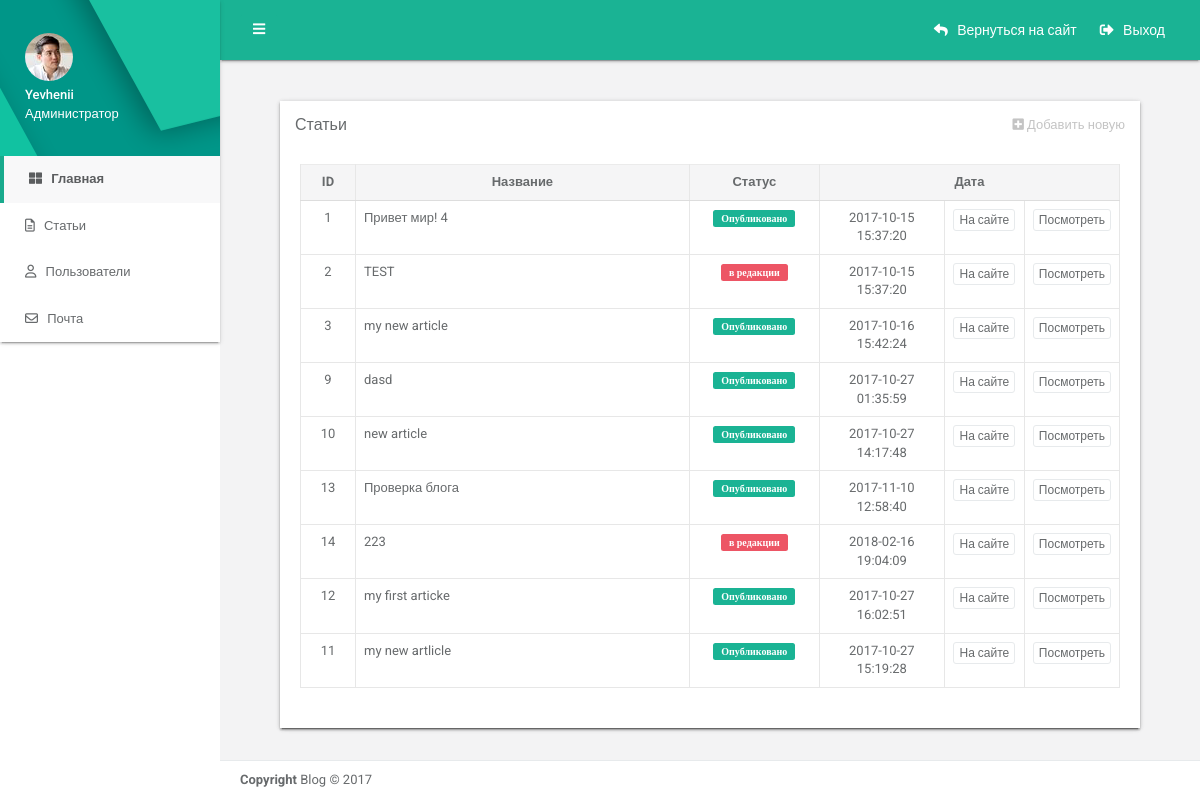
Screenshot of /admin/article-list.php (signed in) with the database file from the repository.
### tables this page shows
CREATE TABLE `article` (
  `id` int(11) NOT NULL,
  `title` char(50) NOT NULL,
  `text` text NOT NULL,
  `author` char(15) NOT NULL,
  `status` tinyint(1) NOT NULL,
  `date` datetime NOT NULL
);

### src/function.php (called while the page is built, shortened)
<?php
function mysqliquery($query){
	$host = '000';
	$database = '000';
	$user = '000';
	$password = '000';
	$link = mysqli_connect($host, $user, $password, $database)
	or die("Ошибка " . mysqli_error($link));
	mysqli_query($link, "SET NAMES 'utf8' COLLATE 'utf8_general_ci'");
	mysqli_query($link, "SET CHARACTER SET 'utf8'");
	$result = mysqli_query($link, $query) or die("Ошибка " . mysqli_error($link));
	return $result;
}
function getAllValue($table){
	$query = "SELECT *  FROM `" . $table . "`";
	$result = mysqliquery($query);
	return $result;
}

### src/admin/article-list.php (the view)
<?php
include_once "block_header.php";
$result = getAllValue("article");
?>
	<div class="wrapper wrapper-content animated fadeIn">
		<div class="p-w-md m-t-sm">
			<div class="row">
				<div class="col-lg-12">
					<div class="ibox">
						<div class="ibox float-e-margins">
							<div class="ibox-title">
								<h5>Статьи</h5>
								<div class="ibox-tools text-primary">
									<a href="article-new.php" class="text-primary"><i class="fa fa-plus-square"></i> Добавить новую</a></li>
								</div>
							</div>
							<div class="ibox-content">
								<table class="table table-bordered text-center">
									<thead>
									<tr>
										<th class='text-center' style="width:55px;">ID</th>
										<th class='text-center'>Название</th>
										<th class='text-center' style="width:130px;">Статус</th>
										<th class='text-center' colspan="3">Дата</th>
									</tr>
									</thead>
									<tbody>
									<?php
									while($row = mysqli_fetch_assoc($result)) {
										echo "<tr>";
										echo ("<td>" . $row['id'] . "</td>") ;
										echo ("<td  class='text-left' >" . $row['title'] . "</td>") ;
										if ($row['status'] == 1){
											echo ("<td style='width:125px;' class='text-center'><span class='label label-primary'> Опубликовано </span></td>") ;
										}
										else{
											echo ("<td style='width:125px;' class='text-center'><span class='label label-danger'> в редакции </span></td>") ;
										}
										echo ("<td style='width:125px;'>" . $row['date'] . "</td>") ;
										echo ("<td style='width:80px;'><a class='btn-white btn btn-xs' href='../article.php?id=" . $row['id'] . "'>На сайте</a></td>") ;
										echo ("<td style='width:80px;'><a class='btn-white btn btn-xs' href='article-edit.php?id=" . $row['id'] . "'>Посмотреть</a></td>") ;
										echo "</tr>";
									}
									?>
									</tbody>
								</table>
							</div>
						</div>
					</div>
				</div>
			</div>
		</div>
	</div>
<?php
include_once "block_footer.php"
?>

### rows the page displays
article: id "1", title "Привет мир! 4", status "Опубликовано", date "2017-10-15 15:37:20"
article: id "2", title "TEST", status "в редакции", date "2017-10-15 15:37:20"
article: id "3", title "my new article", status "Опубликовано", date "2017-10-16 15:42:24"
article: id "9", title "dasd", status "Опубликовано", date "2017-10-27 01:35:59"
article: id "10", title "new article", status "Опубликовано", date "2017-10-27 14:17:48"
article: id "13", title "Проверка блога", status "Опубликовано", date "2017-11-10 12:58:40"
article: id "14", title "223", status "в редакции", date "2018-02-16 19:04:09"
article: id "12", title "my first articke", status "Опубликовано", date "2017-10-27 16:02:51"
article: id "11", title "my new artlicle", status "Опубликовано", date "2017-10-27 15:19:28"

### other values shown
$_SESSION['name'] "Yevhenii"
